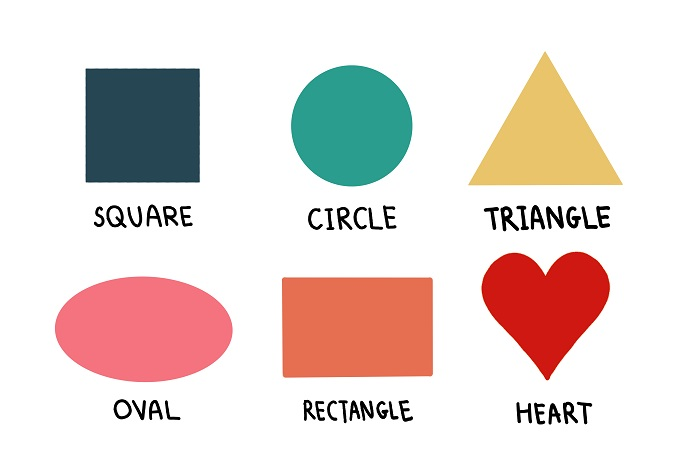
#> input picture ShapesForContour.jpg, 700 x 466 px
$ python Soru10.py
#> lines starting #> are read from the running program, lines starting #| are printed output that depends on the picture; after the words box and inside, x2 and y2 are one past the last pixel; in counts of white or black regions, pixels touching at a corner belong together
import cv2
from matplotlib import pyplot as plt

resim = cv2.imread("ShapesForContour.jpg")
#> resim is the input picture: shape (466, 700, 3); mean B, G, R 214.2, 218.1, 230.9
resim = cv2.cvtColor(resim, cv2.COLOR_BGR2GRAY)
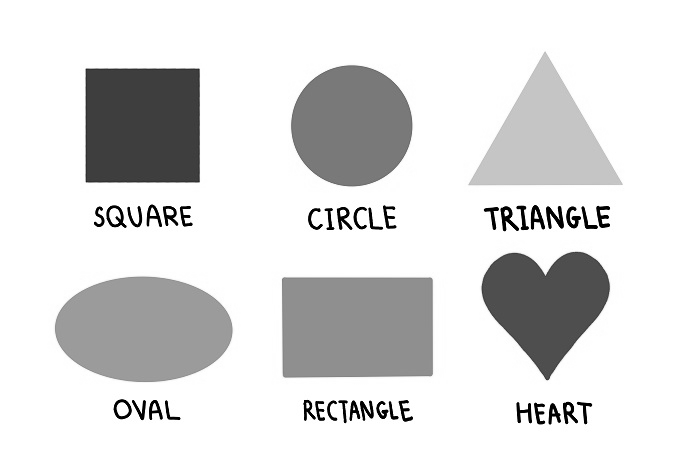
#> resim: shape (466, 700); min 0, max 255, mean 221.5
canny = cv2.Canny(resim, 50,200)
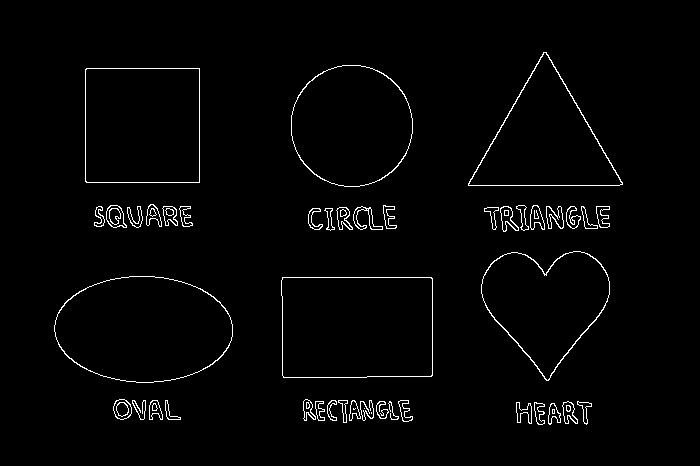
#> canny: shape (466, 700); 1.9% white in thin lines or dots, all inside (x1, y1, x2, y2) = (54, 52, 623, 425)

contours, hierarchy = cv2.findContours(canny, cv2.RETR_TREE, cv2.CHAIN_APPROX_SIMPLE)
#> contours = 109 contours, 16 with area under 20; largest, box (x1, y1, x2, y2) and area: (281, 277, 433, 378) 14948, (281, 277, 433, 378) 14944, (54, 276, 233, 383) 14822, (54, 276, 233, 383) 14734, (85, 68, 200, 183) 12995

cv2.drawContours(resim, contours,-1, (0,255,0),5)
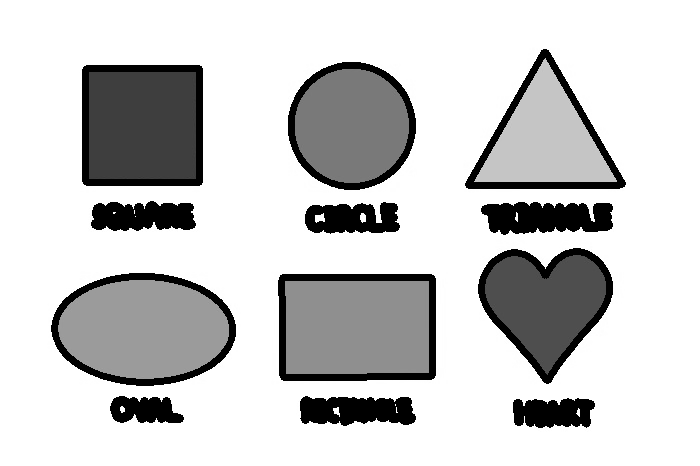
#> resim: shape (466, 700); 9.42% of pixels changed, all inside (x1, y1, x2, y2) = (51, 49, 626, 428)

icerik = [resim, canny]

basliklar = ['Kontür', 'Canny']

for i in range(2):
    plt.subplot(1,2,i+1)
    if i == 0:
        plt.imshow(icerik[i])
    else:
        plt.imshow(icerik[i], 'gray')
    plt.title(basliklar[i])
    plt.xticks([]),plt.yticks([])
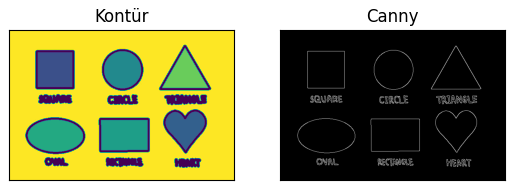
#> figure drawn by matplotlib, 2 panels
